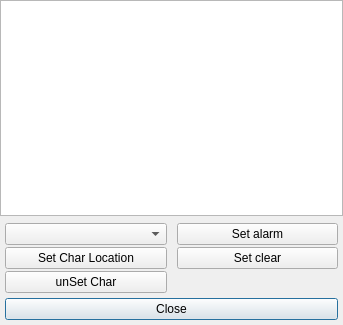
<?xml version="1.0" encoding="UTF-8"?>
<ui version="4.0">
 <class>Dialog</class>
 <widget class="QDialog" name="Dialog">
  <property name="windowModality">
   <enum>Qt::NonModal</enum>
  </property>
  <property name="geometry">
   <rect>
    <x>0</x>
    <y>0</y>
    <width>343</width>
    <height>325</height>
   </rect>
  </property>
  <property name="minimumSize">
   <size>
    <width>0</width>
    <height>0</height>
   </size>
  </property>
  <property name="windowTitle">
   <string>Dialog</string>
  </property>
  <property name="modal">
   <bool>false</bool>
  </property>
  <layout class="QGridLayout" name="gridLayout">
   <property name="margin">
    <number>0</number>
   </property>
   <property name="spacing">
    <number>0</number>
   </property>
   <item row="0" column="0">
    <layout class="QVBoxLayout" name="verticalLayout">
     <item>
      <widget class="QListWidget" name="chat">
       <property name="selectionMode">
        <enum>QAbstractItemView::NoSelection</enum>
       </property>
      </widget>
     </item>
     <item>
      <widget class="QWidget" name="widget" native="true">
       <property name="minimumSize">
        <size>
         <width>0</width>
         <height>31</height>
        </size>
       </property>
       <layout class="QGridLayout" name="gridLayout_2">
        <property name="margin">
         <number>0</number>
        </property>
        <property name="spacing">
         <number>0</number>
        </property>
        <item row="2" column="0">
         <layout class="QVBoxLayout" name="verticalLayout_3">
          <property name="spacing">
           <number>5</number>
          </property>
          <property name="margin">
           <number>5</number>
          </property>
          <item>
           <widget class="QPushButton" name="closeButton">
            <property name="text">
             <string>Close</string>
            </property>
           </widget>
          </item>
         </layout>
        </item>
        <item row="0" column="0">
         <layout class="QHBoxLayout" name="horizontalLayout">
          <property name="spacing">
           <number>10</number>
          </property>
          <property name="leftMargin">
           <number>5</number>
          </property>
          <property name="topMargin">
           <number>7</number>
          </property>
          <property name="rightMargin">
           <number>5</number>
          </property>
          <property name="bottomMargin">
           <number>0</number>
          </property>
          <item>
           <layout class="QVBoxLayout" name="location_vlayout">
            <property name="spacing">
             <number>2</number>
            </property>
            <item>
             <widget class="QComboBox" name="playerNamesBox"/>
            </item>
            <item>
             <widget class="QPushButton" name="locationButton">
              <property name="text">
               <string>Set Char Location</string>
              </property>
             </widget>
            </item>
            <item>
             <widget class="QPushButton" name="unSetCharButton">
              <property name="text">
               <string>unSet Char</string>
              </property>
             </widget>
            </item>
           </layout>
          </item>
          <item>
           <layout class="QVBoxLayout" name="status_vlayout">
            <property name="spacing">
             <number>2</number>
            </property>
            <item>
             <widget class="QPushButton" name="alarmButton">
              <property name="text">
               <string>Set alarm</string>
              </property>
             </widget>
            </item>
            <item>
             <widget class="QPushButton" name="clearButton">
              <property name="text">
               <string>Set clear</string>
              </property>
             </widget>
            </item>
            <item>
             <widget class="QLabel" name="label">
              <property name="text">
               <string/>
              </property>
             </widget>
            </item>
           </layout>
          </item>
         </layout>
        </item>
       </layout>
      </widget>
     </item>
    </layout>
   </item>
  </layout>
 </widget>
 <resources/>
 <connections/>
</ui>
